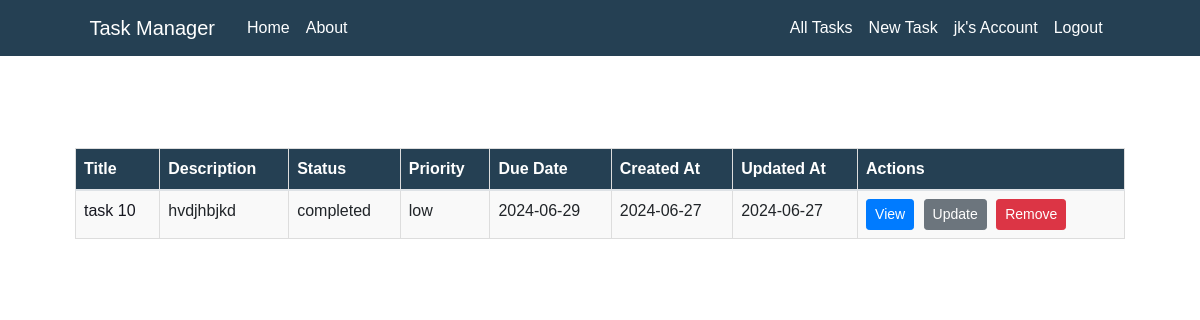
/tasks (signed in), run on an earlier commit of the app's database.
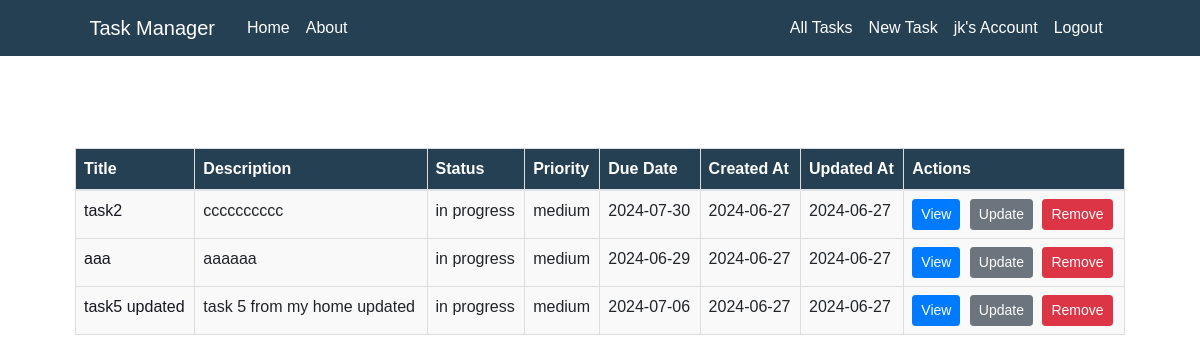
And on a later commit of the database.
### TaskManager/models.py (models this page shows, shortened)
class User(db.Model, UserMixin):
    id = db.Column(db.Integer, primary_key=True)
    username = db.Column(db.String(50), unique=True, nullable=False)
    email = db.Column(db.String(100), unique=True, nullable=False)
    password = db.Column(db.String(255), nullable=False)
    date_joined = db.Column(db.DateTime, default=datetime.now)
    last_login = db.Column(db.DateTime)
    tasks = db.relationship('Task', backref='user', lazy=True)
    task_collaborators = db.relationship('TaskCollaborator', backref='user', lazy=True)

class Task(db.Model):
    id = db.Column(db.Integer, primary_key=True)
    user_id = db.Column(db.Integer, db.ForeignKey('user.id'), nullable=False)
    title = db.Column(db.String(255), nullable=False)
    description = db.Column(db.Text)
    status = db.Column(db.Enum('in progress', 'completed', 'pending'), default='in progress')
    priority = db.Column(db.Enum('low', 'medium', 'high'), default='medium')
    due_date = db.Column(db.DateTime)
    created_at = db.Column(db.DateTime, default=datetime.utcnow)
    updated_at = db.Column(db.DateTime, default=datetime.utcnow, onupdate=datetime.utcnow)
    notes = db.relationship('Note', backref='task', lazy=True)
    task_collaborators = db.relationship('TaskCollaborator', backref='task', lazy=True)

### TaskManager/routes.py (the view)
@app.route("/tasks")
@login_required
def all_tasks():
    tasks = current_user.tasks
    return render_template('all_tasks.html', tasks=tasks)

### TaskManager/models.py (called while the page is built)
@login_manager.user_loader
def load_user(user_id):
    return User.query.get(int(user_id))

### TaskManager/templates/all_tasks.html
{% extends "layout.html" %}
{% block content %}
    <h1>Tasks</h1>
    <table class="table table-bordered">
        <thead class="bg-steel">
            <tr>
                <th>Title</th>
                <th>Description</th>
                <th>Status</th>
                <th>Priority</th>
                <th>Due Date</th>
                <th>Created At</th>
                <th>Updated At</th>
                <th>Actions</th>
            </tr>
        </thead>
        <tbody>
            {% for task in tasks %}
                <tr>
                    <td class="article-title">{{ task.title }}</td>
                    <td class="article-content">{{ task.description }}</td>
                    <td>{{ task.status }}</td>
                    <td>{{ task.priority }}</td>
                    <td>{{ task.due_date.strftime('%Y-%m-%d') }}</td>
                    <td>{{ task.created_at.strftime('%Y-%m-%d') }}</td>
                    <td>{{ task.updated_at.strftime('%Y-%m-%d') }}</td>
                    <td class="table-actions">
                        <a href="{{ url_for('task', task_id=task.id) }}" class="btn btn-primary btn-sm">View</a>
                        <a href="{{ url_for('update_task', task_id=task.id) }}" class="btn btn-secondary btn-sm">Update</a>
                    <form action="{{ url_for('delete_task', task_id=task.id) }}" method="POST" style="display:inline;">
                        <button type="submit" class="btn btn-danger btn-sm">Remove</button>
                    </td>
                </tr>
            {% endfor %}
        </tbody>
    </table>
{% endblock content %}

### TaskManager/templates/layout.html (shortened to what this page needs)
<!DOCTYPE html>
<html>
<head>
    <link rel="stylesheet" href="https://maxcdn.bootstrapcdn.com/bootstrap/4.0.0/css/bootstrap.min.css">
    <link rel="stylesheet" type="text/css" href="{{ url_for('static', filename='main.css') }}">
</head>
<body>
    <header class="site-header">
      <nav class="navbar navbar-expand-md navbar-dark bg-steel fixed-top">
        <div class="container">
          <a class="navbar-brand mr-4" href="/">Task Manager</a>
          <div class="collapse navbar-collapse" id="navbarToggle">
            <div class="navbar-nav mr-auto">
              <a class="nav-item nav-link" href="{{ url_for('home') }}">Home</a>
              <a class="nav-item nav-link" href="{{ url_for('about') }}">About</a>
            </div>
            <div class="navbar-nav">
              {% if current_user.is_authenticated %}
                <a class="nav-item nav-link" href="{{ url_for('all_tasks') }}"> All Tasks </a>
                <a class="nav-item nav-link" href="{{ url_for('new_task') }}">New Task</a>
                <a class="nav-item nav-link" href="{{ url_for('account') }}">{{ current_user.username }}'s Account</a>
                <a class="nav-item nav-link" href="{{ url_for('logout') }}">Logout</a>
              {% else %}
                <a class="nav-item nav-link" href="{{ url_for('login') }}">Login</a>
                <a class="nav-item nav-link" href="{{ url_for('register') }}">Register</a>
              {% endif %}
            </div>
          </div>
        </div>
      </nav>
    </header>
    <main role="main" class="container">
      <div class="row">
        <div class="col-md-12">
          {% block content %}{% endblock %}
        </div>
      </div>
    </main>
</body>
</html>

### TaskManager/static/main.css (style rules this page uses)
body { width: 100%; height: 100vh; font-family: Arial, sans-serif; background-image: url('my-main.jpg'); background-position: center; background-size: cover; position: relative; margin-top: 5rem; }
h1, h2, h3, h4, h5, h6 { color: #ffffff; }
.bg-steel { background-color: #254053; color: #ffffff; }
.table { width: 100%; margin: 20px 0; border-collapse: collapse; }
.table th, .table td { border: 1px solid #dddddd; padding: 8px; text-align: left; }
.table th { background-color: #254053; color: #ffffff; }
.table td { background-color: #f9f9f9; }
.table-actions a { margin-right: 5px; }
.container { width: 90%; max-width: 1200px; margin: 0 auto; }
.article-title { color: #161720; }
.article-content { white-space: pre-line; }
.site-header .navbar-nav .nav-link { color: #fdfeff; }

What changed in the data, as far as the page shows it:
removed Task: title "task 10", description "hvdjhbjkd", status "completed", priority "low", due_date "2024-06-29", created_at "2024-06-27", updated_at "2024-06-27"
added Task: title "task2", description "cccccccccc", status "in progress", priority "medium", due_date "2024-07-30", created_at "2024-06-27", updated_at "2024-06-27"
added Task: title "aaa", description "aaaaaa", status "in progress", priority "medium", due_date "2024-06-29", created_at "2024-06-27", updated_at "2024-06-27"
added Task: title "task5 updated", description "task 5 from my home updated", status "in progress", priority "medium", due_date "2024-07-06", created_at "2024-06-27", updated_at "2024-06-27"
